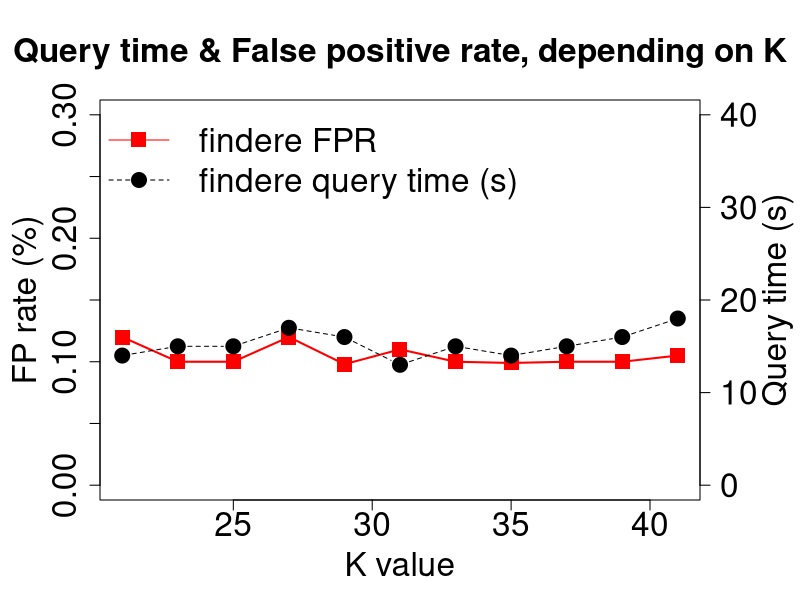

R code for this plot:

pdf(file="fpr_time_wrt_K.pdf",width=11,height=8)
resetPar <- function() {
  dev.new()
  op <- par(no.readonly = TRUE)
  dev.off()
  op
}
resetPar()

setwd("~/workspace/findere/paper_companion/HMP_analyses/wrt_K")
dev.new()


data = read.table("data_wrtK.txt", head=T)
dev.off()
par(mar=c(5,5,5,5))
plot(data$FPR~data$K,xlab="K value",ylab="FP rate (%)", lwd=2, pch=15, col="red", 
      type="o",  mgp=c(3,1,0), cex=2, ylim=c(0,0.3),  main="Query time & False positive rate, depending on K", cex.main = 2, cex.lab = 2, cex.axis = 2)


# TIME
par(new = TRUE, mgp=c(3,1,0))
plot(data$time~data$K,type="b",axes=FALSE,xlab="",ylab="",pch=19, cex=2, col="black", ylim=c(0,40), lty=2)

axis(4, ylim=c(0,40), las=1, cex.lab=2, mgp=c(3,1,0), cex.axis = 2)
mtext("Query time (s)", side=4, line=3.5, cex=2)

legend( x="topleft", 
        legend=c("findere FPR", "findere query time (s)"), cex = 2,
        col=c("red","black"), lty=c(1,2),
        pch=c(15,19), lwd=1,merge=TRUE, bty = "n")


dev.off()




